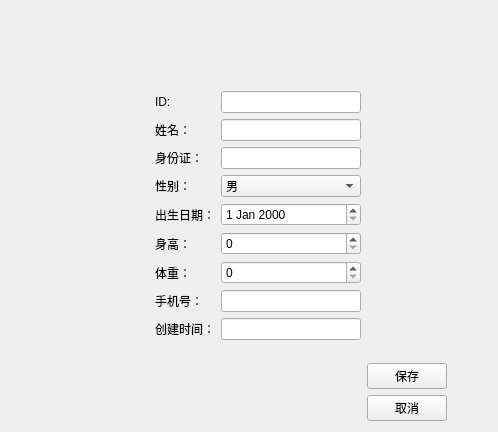
<?xml version="1.0" encoding="UTF-8"?>
<ui version="4.0">
 <class>PatientEditView</class>
 <widget class="QWidget" name="PatientEditView">
  <property name="geometry">
   <rect>
    <x>0</x>
    <y>0</y>
    <width>488</width>
    <height>432</height>
   </rect>
  </property>
  <property name="windowTitle">
   <string>Form</string>
  </property>
  <layout class="QHBoxLayout" name="horizontalLayout_10">
   <item>
    <spacer name="horizontalSpacer">
     <property name="orientation">
      <enum>Qt::Horizontal</enum>
     </property>
     <property name="sizeType">
      <enum>QSizePolicy::Fixed</enum>
     </property>
     <property name="sizeHint" stdset="0">
      <size>
       <width>144</width>
       <height>20</height>
      </size>
     </property>
    </spacer>
   </item>
   <item>
    <layout class="QVBoxLayout" name="verticalLayout_4">
     <item>
      <layout class="QVBoxLayout" name="verticalLayout">
       <item>
        <layout class="QHBoxLayout" name="horizontalLayout_8">
         <item>
          <widget class="QLabel" name="label">
           <property name="text">
            <string>ID:</string>
           </property>
          </widget>
         </item>
         <item>
          <widget class="QLineEdit" name="dbEditID">
           <property name="minimumSize">
            <size>
             <width>140</width>
             <height>0</height>
            </size>
           </property>
           <property name="maximumSize">
            <size>
             <width>140</width>
             <height>16777215</height>
            </size>
           </property>
          </widget>
         </item>
        </layout>
       </item>
       <item>
        <layout class="QHBoxLayout" name="horizontalLayout_7">
         <item>
          <widget class="QLabel" name="label_2">
           <property name="text">
            <string>姓名：</string>
           </property>
          </widget>
         </item>
         <item>
          <widget class="QLineEdit" name="dbEditName">
           <property name="minimumSize">
            <size>
             <width>140</width>
             <height>0</height>
            </size>
           </property>
           <property name="maximumSize">
            <size>
             <width>140</width>
             <height>16777215</height>
            </size>
           </property>
          </widget>
         </item>
        </layout>
       </item>
       <item>
        <layout class="QHBoxLayout" name="horizontalLayout_6">
         <item>
          <widget class="QLabel" name="label_3">
           <property name="text">
            <string>身份证：</string>
           </property>
          </widget>
         </item>
         <item>
          <widget class="QLineEdit" name="dbEditCard">
           <property name="minimumSize">
            <size>
             <width>140</width>
             <height>0</height>
            </size>
           </property>
           <property name="maximumSize">
            <size>
             <width>140</width>
             <height>16777215</height>
            </size>
           </property>
          </widget>
         </item>
        </layout>
       </item>
       <item>
        <layout class="QHBoxLayout" name="horizontalLayout_5">
         <item>
          <widget class="QLabel" name="label_4">
           <property name="text">
            <string>性别：</string>
           </property>
          </widget>
         </item>
         <item>
          <widget class="QComboBox" name="dbComboSex">
           <property name="minimumSize">
            <size>
             <width>140</width>
             <height>0</height>
            </size>
           </property>
           <property name="maximumSize">
            <size>
             <width>140</width>
             <height>16777215</height>
            </size>
           </property>
           <item>
            <property name="text">
             <string>男</string>
            </property>
           </item>
           <item>
            <property name="text">
             <string>女</string>
            </property>
           </item>
          </widget>
         </item>
        </layout>
       </item>
       <item>
        <layout class="QHBoxLayout" name="horizontalLayout_4">
         <item>
          <widget class="QLabel" name="label_5">
           <property name="text">
            <string>出生日期：</string>
           </property>
          </widget>
         </item>
         <item>
          <widget class="QDateEdit" name="dbDateEditDOB">
           <property name="minimumSize">
            <size>
             <width>140</width>
             <height>0</height>
            </size>
           </property>
           <property name="maximumSize">
            <size>
             <width>140</width>
             <height>16777215</height>
            </size>
           </property>
          </widget>
         </item>
        </layout>
       </item>
       <item>
        <layout class="QHBoxLayout" name="horizontalLayout_3">
         <item>
          <widget class="QLabel" name="label_6">
           <property name="text">
            <string>身高：</string>
           </property>
          </widget>
         </item>
         <item>
          <widget class="QSpinBox" name="dbSpinHeight">
           <property name="minimumSize">
            <size>
             <width>140</width>
             <height>0</height>
            </size>
           </property>
           <property name="maximumSize">
            <size>
             <width>140</width>
             <height>16777215</height>
            </size>
           </property>
          </widget>
         </item>
        </layout>
       </item>
       <item>
        <layout class="QHBoxLayout" name="horizontalLayout_2">
         <item>
          <widget class="QLabel" name="label_7">
           <property name="text">
            <string>体重：</string>
           </property>
          </widget>
         </item>
         <item>
          <widget class="QSpinBox" name="dbSpinWeight">
           <property name="minimumSize">
            <size>
             <width>140</width>
             <height>0</height>
            </size>
           </property>
           <property name="maximumSize">
            <size>
             <width>140</width>
             <height>16777215</height>
            </size>
           </property>
          </widget>
         </item>
        </layout>
       </item>
       <item>
        <layout class="QHBoxLayout" name="horizontalLayout">
         <item>
          <widget class="QLabel" name="label_8">
           <property name="text">
            <string>手机号：</string>
           </property>
          </widget>
         </item>
         <item>
          <widget class="QLineEdit" name="dbEditMobile">
           <property name="minimumSize">
            <size>
             <width>140</width>
             <height>0</height>
            </size>
           </property>
           <property name="maximumSize">
            <size>
             <width>140</width>
             <height>16777215</height>
            </size>
           </property>
          </widget>
         </item>
        </layout>
       </item>
       <item>
        <layout class="QHBoxLayout" name="horizontalLayout_9">
         <item>
          <widget class="QLabel" name="label_9">
           <property name="text">
            <string>创建时间：</string>
           </property>
          </widget>
         </item>
         <item>
          <widget class="QLineEdit" name="dbCreateTimeStamp"/>
         </item>
        </layout>
       </item>
      </layout>
     </item>
    </layout>
   </item>
   <item>
    <layout class="QVBoxLayout" name="verticalLayout_2">
     <item>
      <spacer name="verticalSpacer">
       <property name="orientation">
        <enum>Qt::Vertical</enum>
       </property>
       <property name="sizeHint" stdset="0">
        <size>
         <width>20</width>
         <height>40</height>
        </size>
       </property>
      </spacer>
     </item>
     <item>
      <widget class="QPushButton" name="pushButton">
       <property name="text">
        <string>保存</string>
       </property>
      </widget>
     </item>
     <item>
      <widget class="QPushButton" name="pushButton_2">
       <property name="text">
        <string>取消</string>
       </property>
      </widget>
     </item>
    </layout>
   </item>
   <item>
    <spacer name="horizontalSpacer_2">
     <property name="orientation">
      <enum>Qt::Horizontal</enum>
     </property>
     <property name="sizeType">
      <enum>QSizePolicy::Fixed</enum>
     </property>
     <property name="sizeHint" stdset="0">
      <size>
       <width>40</width>
       <height>20</height>
      </size>
     </property>
    </spacer>
   </item>
  </layout>
 </widget>
 <resources/>
 <connections/>
</ui>
